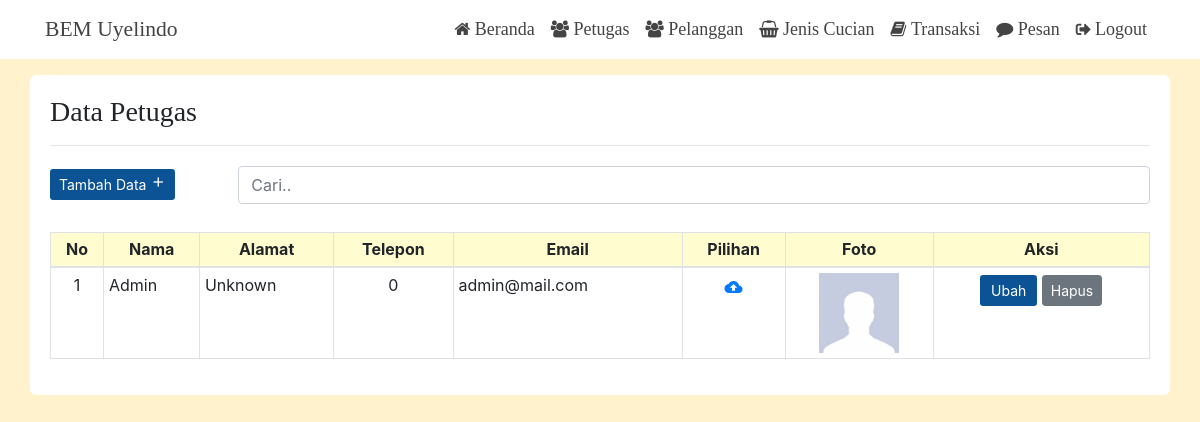
The page /petugas/petugas.php?pesan=berhasilinput (signed in) on the database its author committed.
### tables this page shows
CREATE TABLE `petugas` (
  `idpetugas` int(11) NOT NULL,
  `nama` text NOT NULL,
  `alamat` text NOT NULL,
  `telepon` text NOT NULL,
  `email` text NOT NULL,
  `password` text NOT NULL
);

### petugas/petugas.php (the view, shortened to what this page needs)
<!DOCTYPE html>
<html lang="en">
<head>
	<?php include "../cdn.php"; ?>
</head>
<body>
	<?php include "../navbar/navbarpetugas.php"; ?>
	<div class="container petugas">
		<h3 class="focus-in-contract">Data Petugas</h3>
		<hr>
		<div class="row">
			<div class="col-sm-2 mb-2"><a class="btn btn-sm tambahpetugas" href="#" data-toggle="modal" data-target="#myModalinsert">Tambah Data&nbsp;<i class="material-icons" style="font-size:16px">&#xe145;</i></a></div>
			<div class="col-sm-10 mt-1"><input class="form-control" id="myInput" type="text" placeholder="Cari.."></div>
		</div>
		<br>
		<?php
		$data = mysqli_query($konektor, "SELECT * FROM petugas");
		if (mysqli_num_rows($data) > 0) { ?>
			<div class="table-responsive">
				<table class="table table-bordered table-hover table-sm bg-white" id="myTable">
					<thead>
						<tr style="text-align: center; background-color:#FFFDD0;">
							<th>No</th>
							<th>Nama</th>
							<th>Alamat</th>
							<th>Telepon</th>
							<th>Email</th>
							<th>Pilihan</th>
							<th>Foto</th>
							<th>Aksi</th>
						</tr>
					</thead>
					<tbody>
						<?php
						$no = 1;
						$data = mysqli_query($konektor, "select * from petugas");
						while ($d = mysqli_fetch_array($data)) {
						?>
							<tr>
								<td align="center"><?php echo $no++; ?></td>
								<td><?php echo $d['nama']; ?></td>
								<td><?php echo $d['alamat']; ?></td>
								<td align="center"><?php echo $d['telepon']; ?></td>
								<td><?php echo $d['email']; ?></td>
								<td align="center">
									<?php
									$berkas = $d['idpetugas'];
									if (file_exists("foto/$berkas.jpg")) {
									?>
										<a target="_blank" href="foto/<?php echo $d['idpetugas']; ?>.jpg"><i class="material-icons bukafotopetugas" style="font-size:18px;color:green">&#xe873;</i></a>&nbsp;
										<a href="../delete/hapus1.php?idpetugas=<?php echo $d['idpetugas'] ?>" onclick="return confirm('Yakin ingin menghapus foto ini?')"><i class="material-icons" style="font-size:18px;color:red">&#xe92b;</i></a>
									<?php
									} else { ?>
										<a href="#" data-toggle="modal" data-target="#myModaliim<?php echo $d['idpetugas'] ?>"><i class="material-icons addfotopetugas" style="font-size:18px">&#xe864;</i></a>
									<?php } ?>
								</td>
								<td align="center">
									<?php
									$file = $d['idpetugas'];
									if (file_exists("foto/$file.jpg")) {
									?>
										<img src="foto/<?php echo $d['idpetugas']; ?>.jpg" width="80" height="80" />
									<?php } else {
									?>
										<img src="foto/kosong.jpg" width="80" height="80" />
									<?php } ?>
								</td>
								<td align="center">
									<a class="btn btn-sm ubahpetugas" href="#" data-toggle="modal" data-target="#myModalupdate<?php echo $d['idpetugas'] ?>">Ubah</a>
									<?php
									$idpetugas = $d['idpetugas'];
									$datap = mysqli_query($konektor, "SELECT * from transaksi where idpetugasterima like '$idpetugas' or idpetugasserah like '$idpetugas'");
									if (!mysqli_num_rows($datap) > 0) { ?>
										<a class="btn btn-sm hapuspetugas" href="../delete/deletepetugas.php?idpetugas=<?php echo $d['idpetugas'] ?>" onclick="return confirm('Yakin ingin menghapus data ini?')">Hapus</a>
									<?php } else { ?>
										<a class="btn btn-sm btn-secondary hapuspetugas1">Hapus</a>
									<?php } ?>
								</td>
							</tr>
						<?php } ?>
					</tbody>
				</table>
			</div>
		<?php } else {
			echo "<div class='alert alert-info text-center'><i style='font-size:17px' class='fa'>&#xf05a;</i> Data Tidak Tersedia</div>";
		?>
		<?php } ?>
	</div>
</body>
</html>

### theme/temapetugas.php (style rules this page uses)
.focus-in-contract { -webkit-animation: focus-in-contract 0.7s cubic-bezier(0.250, 0.460, 0.450, 0.940) both; animation: focus-in-contract 0.7s cubic-bezier(0.250, 0.460, 0.450, 0.940) both; }
body { height: 100vh; }
h3 { font-family: 'Times New Roman', Times, serif; }
.petugas { background-color: white; margin-top: 75px; border-radius: 6px; padding: 20px; }
.tambahpetugas { margin-top: 7px; background-color: #0b5394; color: white; }
.ubahpetugas { margin-top: 2px; background-color: #0b5394; color: white; width: 57px; }
.hapuspetugas1 { margin-top: 2px; }
.addfotopetugas { margin-top: 5px; }

### petugas/petugas.php (style rules this page uses)
body { background-color: #fff2cc; }

### rows shown on the page
petugas: nama "Admin", alamat "Unknown", telepon "0", email "admin@mail.com"
